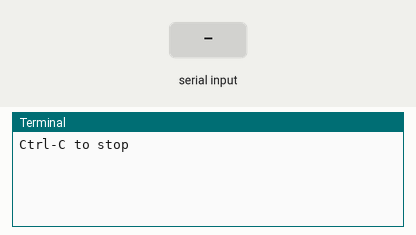
A program run on a simulated Raspberry Pi (BCM pin numbers). Parts: the last lines printed to the terminal. The test bench sets the inputs (shaded band).

Above: at 3.2 s.
3.3 s: "5\n" received over the second serial link
At 4.1 s:
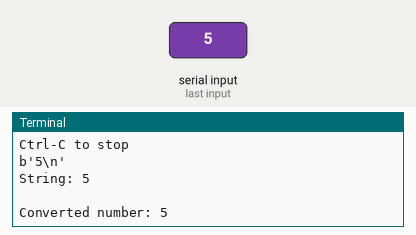
4.8 s: "90\n" received over the second serial link
At 5.3 s:
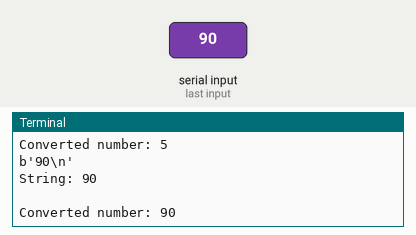

The program:

RPIFSUPG-05.40-RPi-HC12-receiver.py
```python
import board
import serial
import time

ser = serial.Serial(
            port = '/dev/ttyS0',
            baudrate = 9600,
            timeout=1.5
        )

time.sleep(2)
ser.flushInput()

print("Ctrl-C to stop")

while(True):
  line = ser.readline()
  print(line)

  if line:
    # Converting Byte Strings into unicode strings
    string = line.decode('utf-8', 'ignore')
    # print the string
    print("String: " + string)
    # Converting Unicode String into integer
    # To do this, remove the null and line feed characthers (\00 and \n)
    clean_string = string.replace('\00','').replace('\n','')
    try:
       num = int(clean_string)
       print("Converted number: " + str(num))
    except:
       print("Error...")

ser.close()
```

Measured:
- after the input at 3.3 s, the terminal: prints a new line at once (image 1)
- after the input at 4.8 s, the terminal: prints a new line at once (image 2)
